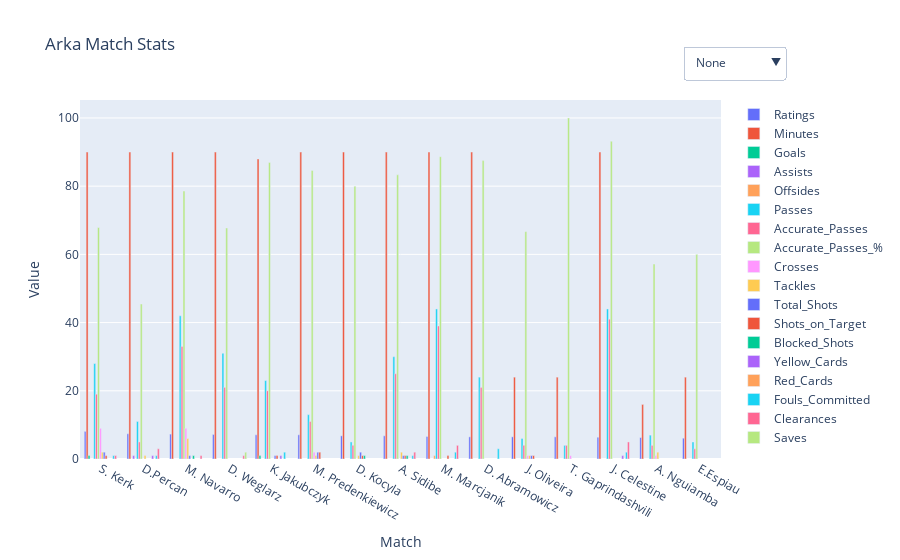

The cell this chart's notebook holds for it:
### Code cell
# Create the figure
fig = go.Figure()

# List of metrics to plot
metrics = ['Ratings', 'Minutes', 'Goals', 'Assists', 'Offsides', 'Passes',
       'Accurate_Passes', 'Accurate_Passes_%', 'Crosses', 'Tackles',
       'Total_Shots', 'Shots_on_Target', 'Blocked_Shots', 'Yellow_Cards',
       'Red_Cards', 'Fouls_Committed', 'Clearances', 'Saves']

# Add traces for each metric
for metric in metrics:
    filtered_data = data[data[metrics] >  0]
    sorted_df = filtered_data.sort_values(by=metric, ascending=False)
    
    fig.add_trace(go.Bar(x=sorted_df.index, y=sorted_df[metric], name=metric))


# Define visibility matrix
n = len(metrics)
visibility_matrix = {
    "None": [False] * n,
    "AVG Rating": [metric in ['Ratings'] for metric in metrics],
    "Minutes": [metric in ['Minutes'] for metric in metrics],
    "Passes": [metric in ['Passes', 'Accurate_Passes', 'Accurate_Passes_%', 'Crosses'] for metric in metrics],
    "Attack": [metric in ['Goals', 'Assists', 'Total_Shots', 'Shots_on_Target', 'Shots_Inside_Box', 'Shots_Outside_Box'] for metric in metrics],
    "Defense": [metric in ['Tackles', 'Fouls_Drawn', 'Fouls_Committed', 'Saves'] for metric in metrics],
    "Cards": [metric in ['Yellow_Cards', 'Red_Cards'] for metric in metrics],
    "All": [True] * n
}

# Create buttons
buttons = [
    dict(label=label,
         method="update",
         args=[{"visible": visibility},
               {"title": f"Arka Match Stats: {label}"}])
    for label, visibility in visibility_matrix.items()
]

# Add dropdown to figure
fig.update_layout(
    updatemenus=[dict(
        active=0,
        buttons=buttons,
        x=1.1,
        y=1.15
    )],
    title="Arka Match Stats",
    xaxis_title="Match",
    yaxis_title="Value",
    barmode='group'
)

fig.show()
fig.write_html("arka_stats_players_TOTAL.html")

### Figure 1 — Plotly figure (JSON) as saved in the notebook; plotly's stock layout.template omitted (floating-point values rounded to 4 significant figures)
{"data": [{"name": "Ratings", "type": "bar", "x": ["S. Kerk", "D.Percan", "M. Navarro", "D. Weglarz", "K. Jakubczyk", "M. Predenkiewicz", "D. Kocyla", "A. Sidibe", "M. Marcjanik", "D. Abramowicz", "J. Oliveira", "T. Gaprindashvili", "J. Celestine", "A. Nguiamba", "E.Espiau"], "y": [8.1, 7.4, 7.3, 7.2, 7.1, 7.1, 6.8, 6.8, 6.6, 6.5, 6.5, 6.5, 6.4, 6.3, 6.1]}, {"name": "Minutes", "type": "bar", "x": ["D. Abramowicz", "S. Kerk", "D. Kocyla", "D. Weglarz", "M. Navarro", "D.Percan", "M. Marcjanik", "A. Sidibe", "J. Celestine", "M. Predenkiewicz", "K. Jakubczyk", "J. Oliveira", "T. Gaprindashvili", "E.Espiau", "A. Nguiamba"], "y": [90.0, 90.0, 90.0, 90.0, 90.0, 90.0, 90.0, 90.0, 90.0, 90.0, 88.0, 24.0, 24.0, 24.0, 16.0]}, {"name": "Goals", "type": "bar", "x": ["S. Kerk", "K. Jakubczyk", "D. Abramowicz", "J. Oliveira", "A. Nguiamba", "D. Kocyla", "D. Weglarz", "M. Navarro", "T. Gaprindashvili", "D.Percan", "M. Marcjanik", "A. Sidibe", "J. Celestine", "M. Predenkiewicz", "E.Espiau"], "y": [1.0, 1.0, NaN, NaN, NaN, NaN, NaN, NaN, NaN, NaN, NaN, NaN, NaN, NaN, NaN]}, {"name": "Assists", "type": "bar", "x": ["D.Percan", "D. Abramowicz", "S. Kerk", "J. Oliveira", "A. Nguiamba", "K. Jakubczyk", "D. Kocyla", "D. Weglarz", "M. Navarro", "T. Gaprindashvili", "M. Marcjanik", "A. Sidibe", "J. Celestine", "M. Predenkiewicz", "E.Espiau"], "y": [1.0, NaN, NaN, NaN, NaN, NaN, NaN, NaN, NaN, NaN, NaN, NaN, NaN, NaN, NaN]}, {"name": "Offsides", "type": "bar", "x": ["M. Marcjanik", "D. Abramowicz", "S. Kerk", "J. Oliveira", "A. Nguiamba", "K. Jakubczyk", "D. Kocyla", "D. Weglarz", "M. Navarro", "T. Gaprindashvili", "D.Percan", "A. Sidibe", "J. Celestine", "M. Predenkiewicz", "E.Espiau"], "y": [1.0, NaN, NaN, NaN, NaN, NaN, NaN, NaN, NaN, NaN, NaN, NaN, NaN, NaN, NaN]}, {"name": "Passes", "type": "bar", "x": ["M. Marcjanik", "J. Celestine", "M. Navarro", "D. Weglarz", "A. Sidibe", "S. Kerk", "D. Abramowicz", "K. Jakubczyk", "M. Predenkiewicz", "D.Percan", "A. Nguiamba", "J. Oliveira", "D. Kocyla", "E.Espiau", "T. Gaprindashvili"], "y": [44.0, 44.0, 42.0, 31.0, 30.0, 28.0, 24.0, 23.0, 13.0, 11.0, 7.0, 6.0, 5.0, 5.0, 4.0]}, {"name": "Accurate_Passes", "type": "bar", "x": ["J. Celestine", "M. Marcjanik", "M. Navarro", "A. Sidibe", "D. Abramowicz", "D. Weglarz", "K. Jakubczyk", "S. Kerk", "M. Predenkiewicz", "D.Percan", "J. Oliveira", "A. Nguiamba", "D. Kocyla", "T. Gaprindashvili", "E.Espiau"], "y": [41.0, 39.0, 33.0, 25.0, 21.0, 21.0, 20.0, 19.0, 11.0, 5.0, 4.0, 4.0, 4.0, 4.0, 3.0]}, {"name": "Accurate_Passes_%", "type": "bar", "x": ["T. Gaprindashvili", "J. Celestine", "M. Marcjanik", "D. Abramowicz", "K. Jakubczyk", "M. Predenkiewicz", "A. Sidibe", "D. Kocyla", "M. Navarro", "S. Kerk", "D. Weglarz", "J. Oliveira", "E.Espiau", "A. Nguiamba", "D.Percan"], "y": [100.0, 93.18, 88.64, 87.5, 86.96, 84.62, 83.33, 80.0, 78.57, 67.86, 67.74, 66.67, 60.0, 57.14, 45.45]}, {"name": "Crosses", "type": "bar", "x": ["S. Kerk", "M. Navarro", "M. Predenkiewicz", "J. Oliveira", "A. Nguiamba", "T. Gaprindashvili", "D. Abramowicz", "K. Jakubczyk", "D. Kocyla", "D. Weglarz", "D.Percan", "M. Marcjanik", "A. Sidibe", "J. Celestine", "E.Espiau"], "y": [9.0, 9.0, 2.0, 1.0, 1.0, 1.0, NaN, NaN, NaN, NaN, NaN, NaN, NaN, NaN, NaN]}, {"name": "Tackles", "type": "bar", "x": ["M. Navarro", "S. Kerk", "A. Nguiamba", "A. Sidibe", "J. Oliveira", "D. Kocyla", "D.Percan", "M. Predenkiewicz", "D. Abramowicz", "K. Jakubczyk", "D. Weglarz", "T. Gaprindashvili", "M. Marcjanik", "J. Celestine", "E.Espiau"], "y": [6.0, 2.0, 2.0, 2.0, 1.0, 1.0, 1.0, 1.0, NaN, NaN, NaN, NaN, NaN, NaN, NaN]}, {"name": "Total_Shots", "type": "bar", "x": ["S. Kerk", "D. Kocyla", "M. Predenkiewicz", "J. Oliveira", "K. Jakubczyk", "M. Navarro", "A. Sidibe", "D. Abramowicz", "A. Nguiamba", "D. Weglarz", "T. Gaprindashvili", "D.Percan", "M. Marcjanik", "J. Celestine", "E.Espiau"], "y": [2.0, 2.0, 2.0, 1.0, 1.0, 1.0, 1.0, NaN, NaN, NaN, NaN, NaN, NaN, NaN, NaN]}, {"name": "Shots_on_Target", "type": "bar", "x": ["M. Predenkiewicz", "S. Kerk", "J. Oliveira", "K. Jakubczyk", "D. Kocyla", "M. Marcjanik", "A. Sidibe", "D. Abramowicz", "A. Nguiamba", "D. Weglarz", "M. Navarro", "T. Gaprindashvili", "D.Percan", "J. Celestine", "E.Espiau"], "y": [2.0, 1.0, 1.0, 1.0, 1.0, 1.0, 1.0, NaN, NaN, NaN, NaN, NaN, NaN, NaN, NaN]}, {"name": "Blocked_Shots", "type": "bar", "x": ["D. Kocyla", "M. Navarro", "A. Sidibe", "D. Abramowicz", "S. Kerk", "J. Oliveira", "A. Nguiamba", "K. Jakubczyk", "D. Weglarz", "T. Gaprindashvili", "D.Percan", "M. Marcjanik", "J. Celestine", "M. Predenkiewicz", "E.Espiau"], "y": [1.0, 1.0, 1.0, NaN, NaN, NaN, NaN, NaN, NaN, NaN, NaN, NaN, NaN, NaN, NaN]}, {"name": "Yellow_Cards", "type": "bar", "x": ["K. Jakubczyk", "D.Percan", "J. Celestine", "D. Abramowicz", "S. Kerk", "J. Oliveira", "A. Nguiamba", "D. Kocyla", "D. Weglarz", "M. Navarro", "T. Gaprindashvili", "M. Marcjanik", "A. Sidibe", "M. Predenkiewicz", "E.Espiau"], "y": [1.0, 1.0, 1.0, NaN, NaN, NaN, NaN, NaN, NaN, NaN, NaN, NaN, NaN, NaN, NaN]}, {"name": "Red_Cards", "type": "bar", "x": ["D. Abramowicz", "S. Kerk", "J. Oliveira", "A. Nguiamba", "K. Jakubczyk", "D. Kocyla", "D. Weglarz", "M. Navarro", "T. Gaprindashvili", "D.Percan", "M. Marcjanik", "A. Sidibe", "J. Celestine", "M. Predenkiewicz", "E.Espiau"], "y": [NaN, NaN, NaN, NaN, NaN, NaN, NaN, NaN, NaN, NaN, NaN, NaN, NaN, NaN, NaN]}, {"name": "Fouls_Committed", "type": "bar", "x": ["D. Abramowicz", "K. Jakubczyk", "M. Marcjanik", "J. Celestine", "S. Kerk", "D.Percan", "A. Sidibe", "J. Oliveira", "A. Nguiamba", "D. Kocyla", "D. Weglarz", "M. Navarro", "T. Gaprindashvili", "M. Predenkiewicz", "E.Espiau"], "y": [3.0, 2.0, 2.0, 2.0, 1.0, 1.0, 1.0, NaN, NaN, NaN, NaN, NaN, NaN, NaN, NaN]}, {"name": "Clearances", "type": "bar", "x": ["J. Celestine", "M. Marcjanik", "D.Percan", "A. Sidibe", "S. Kerk", "D. Weglarz", "M. Navarro", "D. Abramowicz", "J. Oliveira", "A. Nguiamba", "K. Jakubczyk", "D. Kocyla", "T. Gaprindashvili", "M. Predenkiewicz", "E.Espiau"], "y": [5.0, 4.0, 3.0, 2.0, 1.0, 1.0, 1.0, NaN, NaN, NaN, NaN, NaN, NaN, NaN, NaN]}, {"name": "Saves", "type": "bar", "x": ["D. Weglarz", "D. Abramowicz", "S. Kerk", "J. Oliveira", "A. Nguiamba", "K. Jakubczyk", "D. Kocyla", "M. Navarro", "T. Gaprindashvili", "D.Percan", "M. Marcjanik", "A. Sidibe", "J. Celestine", "M. Predenkiewicz", "E.Espiau"], "y": [2.0, NaN, NaN, NaN, NaN, NaN, NaN, NaN, NaN, NaN, NaN, NaN, NaN, NaN, NaN]}], "layout": {"barmode": "group", "title": {"text": "Arka Match Stats"}, "updatemenus": [{"active": 0, "buttons": [{"args": [{"visible": [false, false, false, false, false, false, false, false, false, false, false, false, false, false, false, false, false, false]}, {"title": "Arka Match Stats: None"}], "label": "None", "method": "update"}, {"args": [{"visible": [true, false, false, false, false, false, false, false, false, false, false, false, false, false, false, false, false, false]}, {"title": "Arka Match Stats: AVG Rating"}], "label": "AVG Rating", "method": "update"}, {"args": [{"visible": [false, true, false, false, false, false, false, false, false, false, false, false, false, false, false, false, false, false]}, {"title": "Arka Match Stats: Minutes"}], "label": "Minutes", "method": "update"}, {"args": [{"visible": [false, false, false, false, false, true, true, true, true, false, false, false, false, false, false, false, false, false]}, {"title": "Arka Match Stats: Passes"}], "label": "Passes", "method": "update"}, {"args": [{"visible": [false, false, true, true, false, false, false, false, false, false, true, true, false, false, false, false, false, false]}, {"title": "Arka Match Stats: Attack"}], "label": "Attack", "method": "update"}, {"args": [{"visible": [false, false, false, false, false, false, false, false, false, true, false, false, false, false, false, true, false, true]}, {"title": "Arka Match Stats: Defense"}], "label": "Defense", "method": "update"}, {"args": [{"visible": [false, false, false, false, false, false, false, false, false, false, false, false, false, true, true, false, false, false]}, {"title": "Arka Match Stats: Cards"}], "label": "Cards", "method": "update"}, {"args": [{"visible": [true, true, true, true, true, true, true, true, true, true, true, true, true, true, true, true, true, true]}, {"title": "Arka Match Stats: All"}], "label": "All", "method": "update"}], "x": 1.1, "y": 1.15}], "xaxis": {"title": {"text": "Match"}}, "yaxis": {"title": {"text": "Value"}}}}
